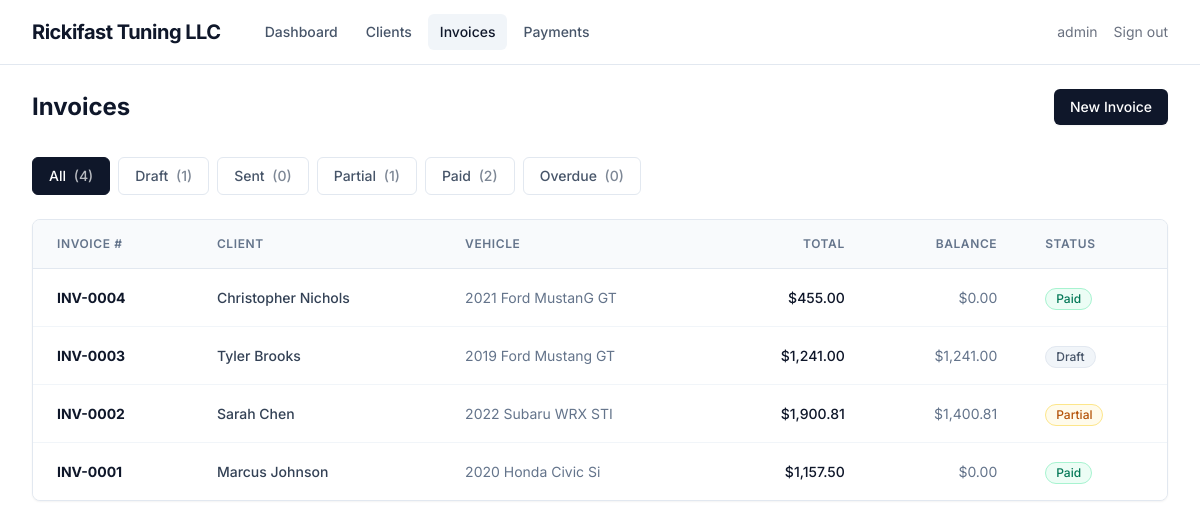
The page /invoices/ (signed in) on the database its author committed.
### app/models/models.py (models this page shows, shortened)
class User(UserMixin, db.Model):
    id = db.Column(db.Integer, primary_key=True)
    username = db.Column(db.String(64), unique=True, nullable=False)
    email = db.Column(db.String(120), unique=True, nullable=False)
    password_hash = db.Column(db.String(128))

class Invoice(db.Model):
    id = db.Column(db.Integer, primary_key=True)
    client_id = db.Column(db.Integer, db.ForeignKey('client.id'), nullable=False)
    invoice_number = db.Column(db.String(20), unique=True, nullable=False)
    status = db.Column(db.String(20), default='draft')  # draft or sent
    due_date = db.Column(db.Date)
    notes = db.Column(db.Text)
    tax_rate = db.Column(db.Float, default=0.0825)
    created_at = db.Column(db.DateTime, default=lambda: datetime.now(timezone.utc))
    updated_at = db.Column(db.DateTime, default=lambda: datetime.now(timezone.utc),
                           onupdate=lambda: datetime.now(timezone.utc))
    items = db.relationship('InvoiceItem', backref='invoice',
                            cascade='all, delete-orphan', lazy='dynamic')
    payments = db.relationship('Payment', backref='invoice',
                               cascade='all, delete-orphan', lazy='dynamic',
                               order_by='Payment.payment_date.desc()')
    def calculate_subtotal(self):
        return sum(item.amount for item in self.items)
    def calculate_tax(self):
        return sum(item.amount for item in self.items if item.taxable) * self.tax_rate
    def calculate_total(self):
        return self.calculate_subtotal() + self.calculate_tax()
    def calculate_paid(self):
        return sum(p.amount for p in self.payments)
    def calculate_balance(self):
        return self.calculate_total() - self.calculate_paid()
    def get_status(self):
        total = self.calculate_total()
        paid = self.calculate_paid()
        if self.status == 'draft':
            return 'draft'
        if total > 0 and paid >= total:
            return 'paid'
        if paid > 0:
            return 'partial'
        if self.due_date and self.due_date < date.today():
            return 'overdue'
        return 'sent'
    def days_overdue(self):
        if self.due_date and self.due_date < date.today():
            return (date.today() - self.due_date).days
        return 0

class Client(db.Model):
    id = db.Column(db.Integer, primary_key=True)
    first_name = db.Column(db.String(100), nullable=False)
    last_name = db.Column(db.String(100), nullable=False)
    email = db.Column(db.String(120))
    phone = db.Column(db.String(20))
    vehicle_year = db.Column(db.String(4))
    vehicle_make = db.Column(db.String(50))
    vehicle_model = db.Column(db.String(50))
    vehicle_trim = db.Column(db.String(50))
    notes = db.Column(db.Text)
    created_at = db.Column(db.DateTime, default=lambda: datetime.now(timezone.utc))
    updated_at = db.Column(db.DateTime, default=lambda: datetime.now(timezone.utc),
                           onupdate=lambda: datetime.now(timezone.utc))
    invoices = db.relationship('Invoice', backref='client', lazy='dynamic',
                               cascade='all, delete-orphan')
    @property
    def full_name(self):
        return f'{self.first_name} {self.last_name}'
    @property
    def vehicle_display(self):
        parts = [p for p in [self.vehicle_year, self.vehicle_make,
                             self.vehicle_model, self.vehicle_trim] if p]
        return ' '.join(parts) if parts else 'No vehicle'

class InvoiceItem(db.Model):
    id = db.Column(db.Integer, primary_key=True)
    invoice_id = db.Column(db.Integer, db.ForeignKey('invoice.id'), nullable=False)
    description = db.Column(db.String(200), nullable=False)
    quantity = db.Column(db.Float, default=1)
    unit_price = db.Column(db.Float, nullable=False)
    taxable = db.Column(db.Boolean, default=False)
    @property
    def amount(self):
        return self.quantity * self.unit_price

class Payment(db.Model):
    id = db.Column(db.Integer, primary_key=True)
    invoice_id = db.Column(db.Integer, db.ForeignKey('invoice.id'), nullable=False)
    amount = db.Column(db.Float, nullable=False)
    payment_date = db.Column(db.Date, default=lambda: date.today())
    method = db.Column(db.String(20), default='cash')  # cash/check/zelle/venmo/card/other
    reference_note = db.Column(db.String(200))
    created_at = db.Column(db.DateTime, default=lambda: datetime.now(timezone.utc))

### app/routes/invoices.py (the view)
@invoices.route('/')
@login_required
def index():
    status_filter = request.args.get('status', 'all')
    all_invoices = Invoice.query.order_by(Invoice.created_at.desc()).all()
    if status_filter != 'all':
        all_invoices = [inv for inv in all_invoices if inv.get_status() == status_filter]
    counts = {}
    every = Invoice.query.all()
    for s in ['draft', 'sent', 'partial', 'paid', 'overdue']:
        counts[s] = sum(1 for inv in every if inv.get_status() == s)
    counts['all'] = len(every)
    return render_template('invoices/index.html', invoices=all_invoices,
                           status_filter=status_filter, counts=counts)

### app/models/models.py (called while the page is built)
@login_manager.user_loader
def load_user(id):
    return db.session.get(User, int(id))

### app/templates/invoices/index.html (shortened to what this page needs)
{% extends "base.html" %}
{% block content %}
<div class="flex flex-col sm:flex-row sm:items-center sm:justify-between mb-8">
    <h1 class="text-2xl font-bold text-slate-900">Invoices</h1>
    <a href="{{ url_for('invoices.create') }}" class="mt-4 sm:mt-0 inline-flex items-center px-4 py-2 text-sm font-medium rounded-md bg-slate-900 text-white hover:bg-slate-800 transition-colors shadow-xs">New Invoice</a>
</div>
<div class="flex flex-wrap gap-2 mb-6">
    {% for key, label in [('all','All'), ('draft','Draft'), ('sent','Sent'), ('partial','Partial'), ('paid','Paid'), ('overdue','Overdue')] %}
    <a href="{{ url_for('invoices.index', status=key) }}"
       class="px-4 py-2 text-sm font-medium rounded-md transition-colors border {% if status_filter == key %}bg-slate-900 border-slate-900 text-white{% else %}bg-white border-slate-200 text-slate-600 hover:bg-slate-50 hover:text-slate-900{% endif %}">
        {{ label }} <span class="ml-1 opacity-70">({{ counts.get(key, 0) }})</span>
    </a>
    {% endfor %}
</div>
<div class="bg-white rounded-lg border border-slate-200 overflow-hidden shadow-xs">
    <div class="overflow-x-auto">
        <table class="min-w-full divide-y divide-slate-200">
            <thead class="bg-slate-50">
                <tr>
                    <th class="px-6 py-4 text-left text-xs font-semibold text-slate-500 uppercase tracking-wider">Invoice #</th>
                    <th class="px-6 py-4 text-left text-xs font-semibold text-slate-500 uppercase tracking-wider">Client</th>
                    <th class="px-6 py-4 text-left text-xs font-semibold text-slate-500 uppercase tracking-wider hidden md:table-cell">Vehicle</th>
                    <th class="px-6 py-4 text-right text-xs font-semibold text-slate-500 uppercase tracking-wider">Total</th>
                    <th class="px-6 py-4 text-right text-xs font-semibold text-slate-500 uppercase tracking-wider hidden sm:table-cell">Balance</th>
                    <th class="px-6 py-4 text-left text-xs font-semibold text-slate-500 uppercase tracking-wider">Status</th>
                </tr>
            </thead>
            <tbody class="bg-white divide-y divide-slate-100">
                {% for inv in invoices %}
                {% set s = inv.get_status() %}
                {% set overdue_days = inv.days_overdue() %}
                <tr class="hover:bg-slate-50 cursor-pointer transition-colors {% if overdue_days > 30 and s != 'paid' %}bg-red-50/50{% elif overdue_days > 15 and s != 'paid' %}bg-amber-50/50{% endif %}"
                    onclick="window.location='{{ url_for('invoices.view', id=inv.id) }}'">
                    <td class="px-6 py-4 text-sm font-bold text-slate-900">{{ inv.invoice_number }}</td>
                    <td class="px-6 py-4 text-sm text-slate-700 font-medium">{{ inv.client.full_name }}</td>
                    <td class="px-6 py-4 text-sm text-slate-500 hidden md:table-cell">{{ inv.client.vehicle_display }}</td>
                    <td class="px-6 py-4 text-sm text-right font-medium text-slate-900">${{ '{:,.2f}'.format(inv.calculate_total()) }}</td>
                    <td class="px-6 py-4 text-sm text-right text-slate-500 hidden sm:table-cell">${{ '{:,.2f}'.format(inv.calculate_balance()) }}</td>
                    <td class="px-6 py-4">
                        <span class="inline-flex items-center px-2.5 py-0.5 text-xs font-medium rounded-full
                            {% if s == 'draft' %}bg-slate-100 text-slate-600 border border-slate-200
                            {% elif s == 'sent' %}bg-blue-50 text-blue-700 border border-blue-200
                            {% elif s == 'partial' %}bg-amber-50 text-amber-700 border border-amber-200
                            {% elif s == 'paid' %}bg-emerald-50 text-emerald-700 border border-emerald-200
                            {% elif s == 'overdue' %}bg-red-50 text-red-700 border border-red-200
                            {% endif %}">{{ s|capitalize }}</span>
                    </td>
                </tr>
                {% else %}
                <tr>
                    <td colspan="6" class="px-6 py-12 text-center text-sm text-slate-400">No invoices found.</td>
                </tr>
                {% endfor %}
            </tbody>
        </table>
    </div>
</div>
{% endblock %}

### app/templates/base.html (shortened to what this page needs)
<!DOCTYPE html>
<html lang="en">
<head>
    <script src="https://cdn.tailwindcss.com"></script>
</head>
<body class="bg-white font-sans text-slate-900 min-h-screen" x-data="{ mobileOpen: false }">
{% if current_user.is_authenticated %}
<nav class="border-b border-slate-200 bg-white">
    <div class="max-w-7xl mx-auto px-4 sm:px-6 lg:px-8">
        <div class="flex justify-between h-16">
            <div class="flex items-center gap-8">
                <a href="{{ url_for('dashboard') }}" class="text-xl font-bold text-slate-900 tracking-tight">Rickifast Tuning LLC</a>
                <div class="hidden sm:flex items-center space-x-1">
                    <a href="{{ url_for('dashboard') }}" class="px-3 py-2 text-sm font-medium rounded-md transition-colors {% if request.endpoint == 'dashboard' %}bg-slate-100 text-slate-900{% else %}text-slate-600 hover:text-slate-900 hover:bg-slate-50{% endif %}">Dashboard</a>
                    <a href="{{ url_for('clients.index') }}" class="px-3 py-2 text-sm font-medium rounded-md transition-colors {% if request.endpoint and request.endpoint.startswith('clients.') %}bg-slate-100 text-slate-900{% else %}text-slate-600 hover:text-slate-900 hover:bg-slate-50{% endif %}">Clients</a>
                    <a href="{{ url_for('invoices.index') }}" class="px-3 py-2 text-sm font-medium rounded-md transition-colors {% if request.endpoint and request.endpoint.startswith('invoices.') %}bg-slate-100 text-slate-900{% else %}text-slate-600 hover:text-slate-900 hover:bg-slate-50{% endif %}">Invoices</a>
                    <a href="{{ url_for('payments.index') }}" class="px-3 py-2 text-sm font-medium rounded-md transition-colors {% if request.endpoint and request.endpoint.startswith('payments.') %}bg-slate-100 text-slate-900{% else %}text-slate-600 hover:text-slate-900 hover:bg-slate-50{% endif %}">Payments</a>
                </div>
            </div>
            <div class="flex items-center gap-4">
                <span class="hidden sm:inline text-sm text-gray-500">{{ current_user.username }}</span>
                <a href="{{ url_for('auth.logout') }}" class="text-sm text-gray-500 hover:text-gray-700">Sign out</a>
            </div>
        </div>
    </div>
</nav>
{% endif %}
<main class="max-w-7xl mx-auto px-4 sm:px-6 lg:px-8 py-6">
    {% block content %}{% endblock %}
</main>
</body>
</html>

### rows shown on the page
User: username "admin"
Invoice: invoice_number "INV-0004", client.full_name "Christopher Nichols", client.vehicle_display "2021 Ford MustanG GT", s "Paid"
InvoiceItem: calculate_total "455.00", calculate_balance "0.00"
Invoice: invoice_number "INV-0003", client.full_name "Tyler Brooks", client.vehicle_display "2019 Ford Mustang GT", status "Draft"
InvoiceItem: calculate_total "1,241.00", calculate_balance "1,241.00"
Invoice: invoice_number "INV-0002", client.full_name "Sarah Chen", client.vehicle_display "2022 Subaru WRX STI", s "Partial"
InvoiceItem: calculate_total "1,900.81", calculate_balance "1,400.81"
Invoice: invoice_number "INV-0001", client.full_name "Marcus Johnson", client.vehicle_display "2020 Honda Civic Si", s "Paid"
InvoiceItem: calculate_total "1,157.50", calculate_balance "0.00"

### other values the page prints
{{ label }} "All" "Draft" "Sent" "Partial" "Paid" "Overdue"
{{ counts.get(key, 0) }} "4" "1" "0" "1" "2" "0"
